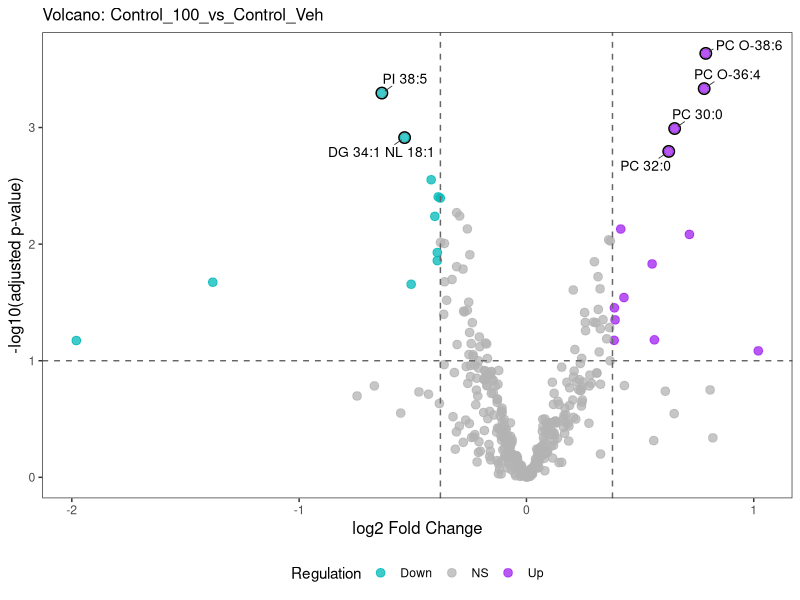
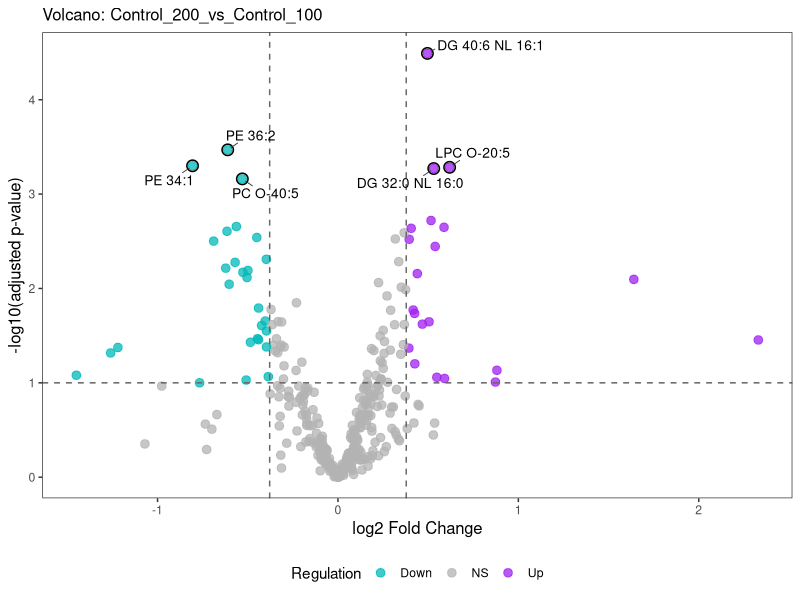
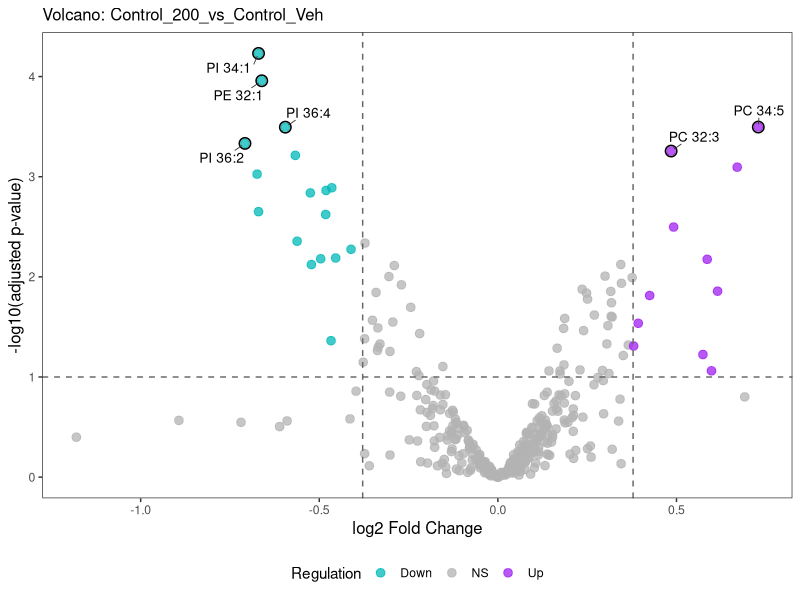
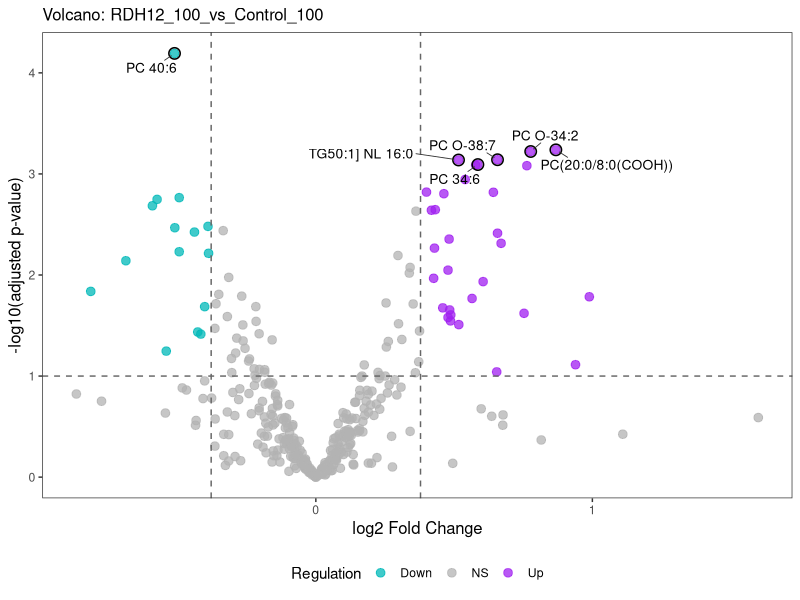
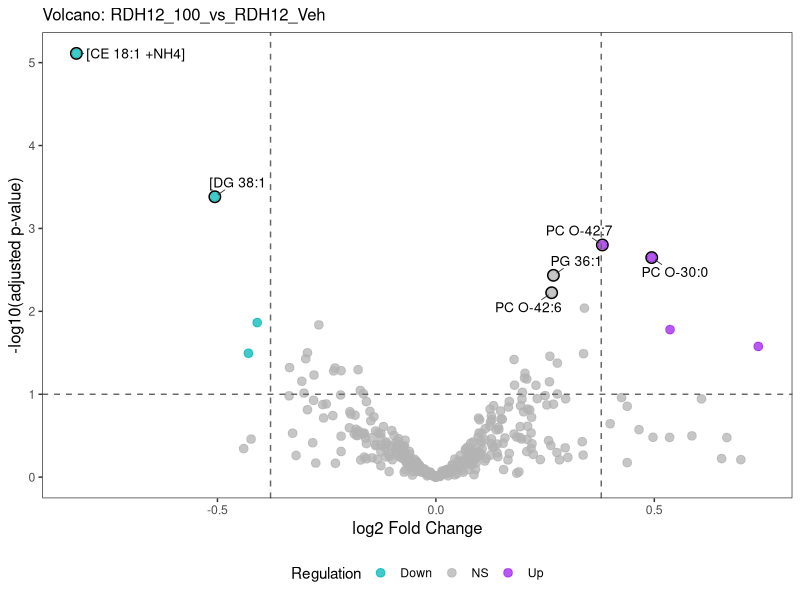
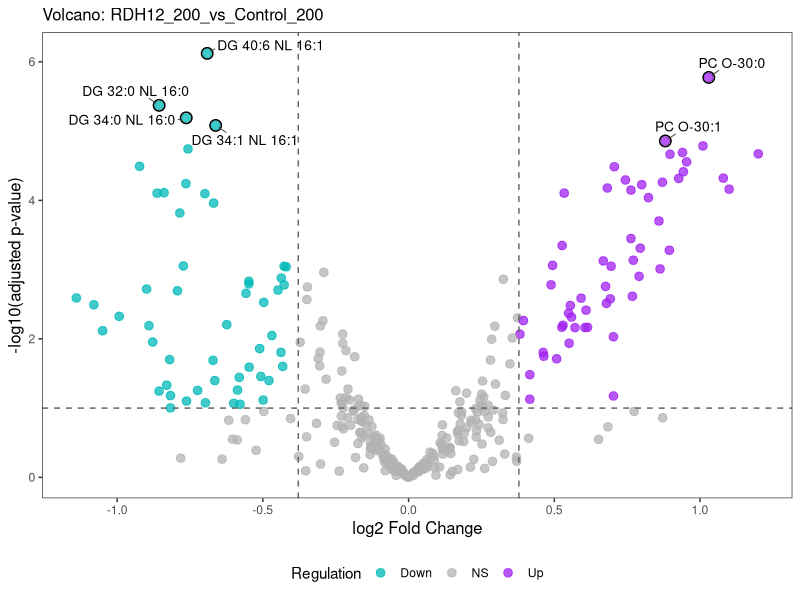
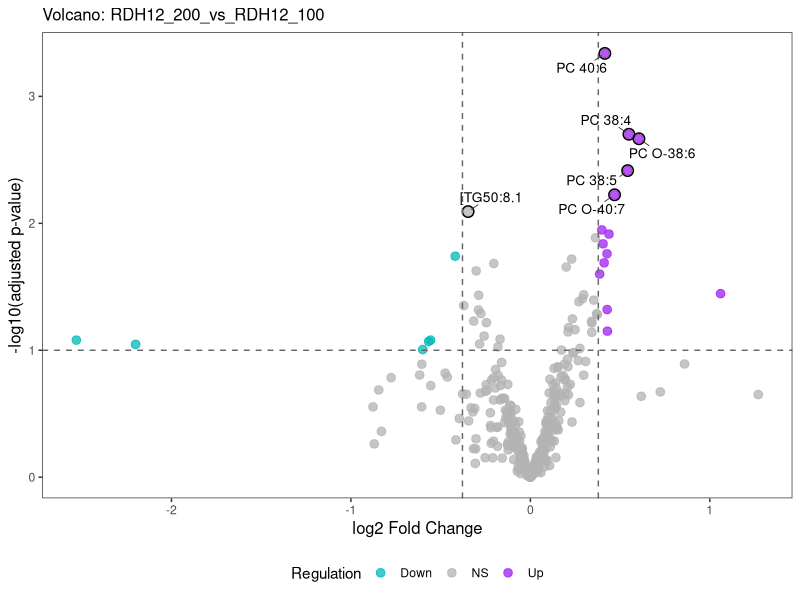
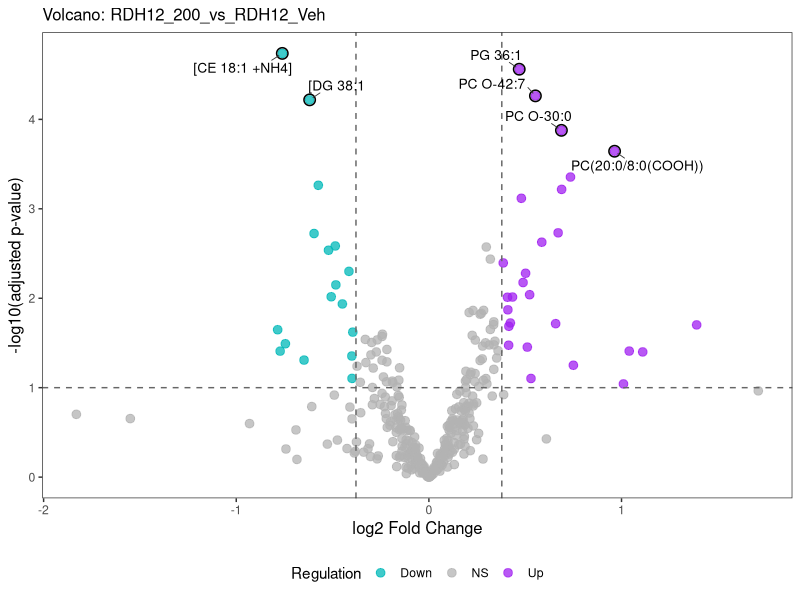

Write R code to recreate these figures, in order.
#File Needed
DEPresults_v2 <- read.csv("Lipidomics/output_txts/Recovery_DEA_results_v1_corrected.csv")

# =========================================================
# Batch standard volcano plots
# - loops over all contrasts automatically
# - uses ratio vs adjusted p-value
# - no missingness-class annotation
# - saves each plot as SVG
# - also writes a per-contrast table with rounded display values
# =========================================================

# -------------------------
# Packages
# -------------------------
library(dplyr)
library(ggplot2)
library(ggrepel)
library(stringr)

# =========================================================
# 1. USER INPUTS
# =========================================================

# Assumes your main table is already in memory as:
# DEPresults_v2

favorite_IDs <- c( )

padj_cutoff  <- 0.1
lfc_cutoff   <- log2(1.3)
n_top_labels <- 6

# output folder
out_dir <- "Lipidomics/Figures/Recovery/VolcanoPlots/StandardVolcano/"
dir.create(out_dir, showWarnings = FALSE, recursive = TRUE)

# optional png output too
save_png <- FALSE

# plot size
plot_width  <- 7
plot_height <- 7

# whether labels should include rounded values
include_values_in_labels <- FALSE

# =========================================================
# 2. HELPER FUNCTIONS
# =========================================================

sanitize_filename <- function(x) {
  x %>%
    str_replace_all("[^A-Za-z0-9_\\-]+", "_") %>%
    str_replace_all("_+", "_") %>%
    str_replace_all("^_|_$", "")
}

get_all_contrasts <- function(df) {
  colnames(df) %>%
    .[str_detect(., "_ratio$")] %>%
    str_remove("_ratio$")
}

format_padj_display <- function(x) {
  case_when(
    is.na(x) ~ NA_character_,
    x < 0.01 ~ "<0.01",
    TRUE ~ sprintf("%.2f", round(x, 2))
  )
}

format_ratio_display <- function(x) {
  ifelse(is.na(x), NA_character_, sprintf("%.1f", round(x, 1)))
}

# =========================================================
# 3. MAIN PREP FUNCTION
# =========================================================

make_volcano_df_standard <- function(df,
                                     contrast,
                                     padj_cutoff = 0.1,
                                     lfc_cutoff = log2(1.3),
                                     favorite_IDs = character(),
                                     n_top_labels = 10,
                                     include_values_in_labels = FALSE) {
  
  ratio_col <- paste0(contrast, "_ratio")
  padj_col  <- paste0(contrast, "_p.val")
  
  needed_cols <- c("name", ratio_col, padj_col)
  missing_cols <- setdiff(needed_cols, colnames(df))
  
  if (length(missing_cols) > 0) {
    stop(
      "These required columns are missing for contrast '", contrast, "':\n",
      paste(missing_cols, collapse = "\n")
    )
  }
  
  out <- df %>%
    transmute(
      name = name,
      ratio = .data[[ratio_col]],
      padj  = .data[[padj_col]]
    ) %>%
    mutate(
      # keep full precision for plotting
      padj_plot = pmax(padj, 1e-300),
      
      # rounded/formatted values for display only
      ratio_round = round(ratio, 1),
      padj_round  = round(padj, 2),
      
      ratio_display = format_ratio_display(ratio),
      padj_display  = format_padj_display(padj),
      
      sig = !is.na(padj) & padj <= padj_cutoff,
      
      direction = case_when(
        !is.na(ratio) & ratio >=  lfc_cutoff & sig ~ "Up",
        !is.na(ratio) & ratio <= -lfc_cutoff & sig ~ "Down",
        TRUE ~ "NS"
      )
    )
  
  top_hits <- out %>%
    filter(!is.na(padj)) %>%
    arrange(padj) %>%
    slice_head(n = n_top_labels) %>%
    pull(name)
  
  out <- out %>%
    mutate(
      label_base = if_else(name %in% c(top_hits, favorite_IDs), name, NA_character_),
      label = case_when(
        is.na(label_base) ~ NA_character_,
        include_values_in_labels ~ paste0(
          label_base, "\n",
          "ratio=", ratio_display, ", padj=", padj_display
        ),
        TRUE ~ label_base
      )
    )
  
  out
}

# =========================================================
# 4. PLOTTING FUNCTION
# =========================================================

plot_volcano_standard <- function(volcano_df,
                                  contrast,
                                  padj_cutoff = 0.1,
                                  lfc_cutoff = log2(1.3)) {
  
  ggplot(volcano_df, aes(x = ratio, y = -log10(padj_plot))) +
    geom_point(
      aes(color = direction),
      alpha = 0.75,
      size = 2.6
    ) +
    geom_point(
      data = subset(volcano_df, !is.na(label)),
      shape = 21,
      size = 3.3,
      stroke = 0.8,
      color = "black",
      fill = NA,
      inherit.aes = FALSE,
      aes(x = ratio, y = -log10(padj_plot))
    ) +
    geom_vline(
      xintercept = c(-lfc_cutoff, lfc_cutoff),
      linetype = "dashed",
      color = "grey40"
    ) +
    geom_hline(
      yintercept = -log10(padj_cutoff),
      linetype = "dashed",
      color = "grey40"
    ) +
    geom_text_repel(
      aes(label = label),
      max.overlaps = 25,
      size = 3.5,
      color = "black",
      segment.color = "grey20",
      segment.size = 0.3,
      box.padding = 0.4,
      point.padding = 0.3,
      force = 2,
      min.segment.length = 0,
      na.rm = TRUE
    ) +
    theme_bw() +
    labs(
      title = paste("Volcano:", contrast),
      x = "log2 Fold Change",
      y = "-log10(adjusted p-value)",
      color = "Regulation"
    ) +
    scale_color_manual(
      values = c(
        "Up" = "purple",
        "Down" = "#00B8B8",
        "NS" = "grey70"
      ),
      drop = FALSE
    ) +
    theme(
      legend.position = "bottom",
      plot.title = element_text(size = 12),
      axis.title = element_text(size = 12),
      panel.grid.major = element_blank(),
      panel.grid.minor = element_blank()
    )
}

# =========================================================
# 5. BATCH SAVE FUNCTION
# =========================================================

save_all_standard_volcanoes <- function(df,
                                        out_dir = "Lipidomics/Figures/Recovery/VolcanoPlots/StandardVolcano/",
                                        favorite_IDs = character(),
                                        padj_cutoff = 0.1,
                                        lfc_cutoff = log2(1.3),
                                        n_top_labels = 10,
                                        width = 12,
                                        height = 10,
                                        save_png = FALSE,
                                        include_values_in_labels = FALSE) {
  
  dir.create(out_dir, showWarnings = FALSE, recursive = TRUE)
  
  contrasts <- get_all_contrasts(df)
  
  if (length(contrasts) == 0) {
    stop("No contrast columns ending in '_ratio' were found.")
  }
  
  message("Found ", length(contrasts), " contrasts.")
  
  summary_tbl <- vector("list", length(contrasts))
  
  for (i in seq_along(contrasts)) {
    contrast <- contrasts[i]
    message("[", i, "/", length(contrasts), "] Processing: ", contrast)
    
    result <- tryCatch({
      volcano_df <- make_volcano_df_standard(
        df = df,
        contrast = contrast,
        padj_cutoff = padj_cutoff,
        lfc_cutoff = lfc_cutoff,
        favorite_IDs = favorite_IDs,
        n_top_labels = n_top_labels,
        include_values_in_labels = include_values_in_labels
      )
      
      p <- plot_volcano_standard(
        volcano_df = volcano_df,
        contrast = contrast,
        padj_cutoff = padj_cutoff,
        lfc_cutoff = lfc_cutoff
      )
      
      base_name <- sanitize_filename(paste0("volcano_", contrast))
      
      svg_file <- file.path(out_dir, paste0(base_name, ".svg"))
      
      ggsave(
        filename = svg_file,
        plot = p,
        width = width,
        height = height,
        units = "in"
      )
      
      if (save_png) {
        png_file <- file.path(out_dir, paste0(base_name, ".png"))
        ggsave(
          filename = png_file,
          plot = p,
          width = width,
          height = height,
          units = "in",
          dpi = 300
        )
      }
      
      # save rounded display table
      table_file <- file.path(out_dir, paste0(base_name, "_table.csv"))
      
      write.csv(
        volcano_df %>%
          select(
            name,
            ratio,
            padj,
            ratio_round,
            padj_round,
            ratio_display,
            padj_display,
            direction,
            label
          ),
        file = table_file,
        row.names = FALSE
      )
      
      data.frame(
        contrast = contrast,
        status = "saved",
        output_svg = svg_file,
        output_table = table_file,
        stringsAsFactors = FALSE
      )
    }, error = function(e) {
      message("  Skipped: ", contrast)
      message("  Reason: ", e$message)
      
      data.frame(
        contrast = contrast,
        status = paste("failed:", e$message),
        output_svg = NA_character_,
        output_table = NA_character_,
        stringsAsFactors = FALSE
      )
    })
    
    summary_tbl[[i]] <- result
  }
  
  bind_rows(summary_tbl)
}

# =========================================================
# 6. RUN BATCH EXPORT
# =========================================================

volcano_export_summary <- save_all_standard_volcanoes(
  df = DEPresults_v2,
  out_dir = out_dir,
  favorite_IDs = favorite_IDs,
  padj_cutoff = padj_cutoff,
  lfc_cutoff = lfc_cutoff,
  n_top_labels = n_top_labels,
  width = plot_width,
  height = plot_height,
  save_png = save_png,
  include_values_in_labels = include_values_in_labels
)

print(volcano_export_summary)

write.csv(
  volcano_export_summary,
  file = file.path(out_dir, "volcano_export_summary.csv"),
  row.names = FALSE
)
